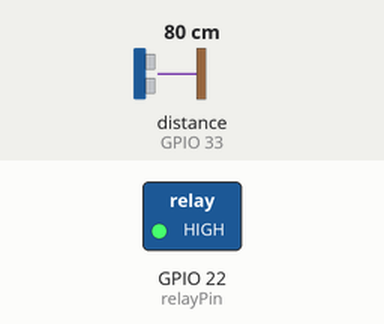
The sketch below on a simulated ESP32. Shown: switched loads named in the sketch (green lamp = pin HIGH). Wiring (inferred from the names in the program): ultrasonic range finder: trigger GPIO 27; echo GPIO 33. The inputs (shaded band) are chosen by the test bench; at power-on: distance to the obstacle (sensor on GPIO 33) 80 cm. The echo pulse lasts 58.3 µs per cm; pins used as bus, display or sensor lines are not drawn; what the sketch prints to the serial monitor is not drawn.

Above: at 1.3 s.
1.4 s: distance to the obstacle (sensor on GPIO 33) set to 12 cm
2.9 s: distance to the obstacle (sensor on GPIO 33) set to 9 cm
At 4.1 s:
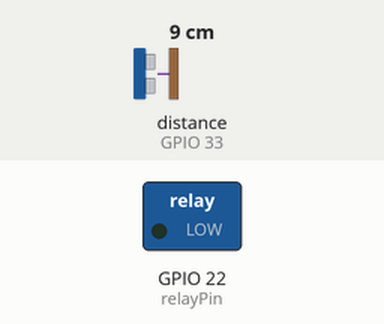
4.5 s: distance to the obstacle (sensor on GPIO 33) set to 18 cm
At 5.7 s:
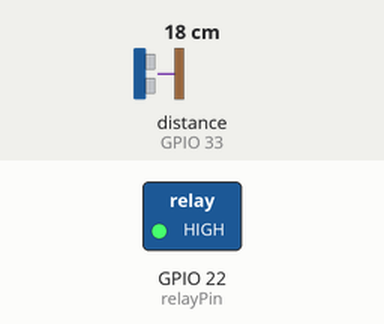
6.0 s: distance to the obstacle (sensor on GPIO 33) set to 2 cm
At 7.1 s:
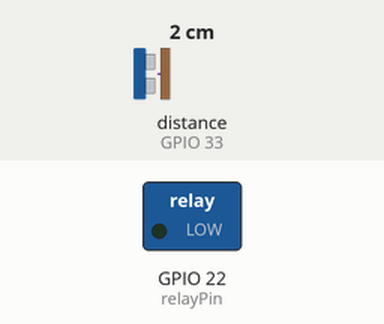
Timing chart, 0 to 8.5 s (numbered marks = the images above; inputs shaded):
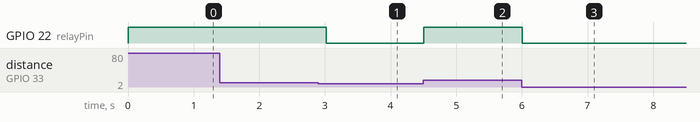

The sketch:

pump_and_ultrasoundv5.ino
```cpp
#define trigPin 27
#define echoPin 33
#define relayPin 22
float duration, distance, time_required;
float final_distance = 10; // 5(ultra to cup top) + 2 (buffer)
float flow_rate = 22.2; //cm^3 per second (to be determined)
float surface_area = 43; // (to be determined)
float height_rate = flow_rate/surface_area; //rate of height increase
int count = 0; //counter for millis
float max_time = 20; //maximum pump run time
//int buffer_time = 2;// time require for water to reach tip of tube from tank(seconds)
long previousMillis = 0;


void setup() {
  // put your setup code here, to run once:
  Serial.begin(115200);
  pinMode(trigPin, OUTPUT);
  pinMode(echoPin, INPUT);
  pinMode(relayPin, OUTPUT);
}

void loop(){
  calc_distance();
  int diff = distance - final_distance;
  Serial.println((String) "difference: " + diff);
  if (diff > 0) {
    digitalWrite(relayPin,HIGH);
    delay(500);
  }
  else {
    digitalWrite(relayPin,LOW);
  }
}

void measure_dispense() {
  // put your main code here, to run repeatedly:
  calc_distance();
  Serial.println(distance);
  time_required = (distance-final_distance)/height_rate;
  if (time_required > max_time){
    time_required = max_time;
  }
  Serial.println(time_required);

  long currentMillis = millis();
  count = 0;
  previousMillis = currentMillis;
  while (currentMillis - previousMillis < time_required*1000) {
    if (count == 0){
      digitalWrite(relayPin,HIGH);
      previousMillis = currentMillis;
      count = 1;
    }
    digitalWrite(relayPin,HIGH);
    currentMillis = millis();
    }

  digitalWrite(relayPin,LOW);

}

void calc_distance (){
  digitalWrite(trigPin, LOW);
  delayMicroseconds(2);
  digitalWrite(trigPin, HIGH);
  delayMicroseconds(10);
  digitalWrite(trigPin, LOW);

  duration = pulseIn(echoPin, HIGH);
  distance = (duration*.0343)/2;
  Serial.println((String) "distance: " + distance);
}
```

Measured:
- the behaviour switches between 11 and 10 cm on distance to the obstacle (sensor on GPIO 33) (found by bisection; images 0 and 1)
- after the input at 2.9 s, GPIO 22 (relayPin): HIGH → LOW after 0.12 s
- after the input at 4.5 s, GPIO 22 (relayPin): LOW → HIGH at once
- after the input at 6.0 s, GPIO 22 (relayPin): HIGH → LOW at once
